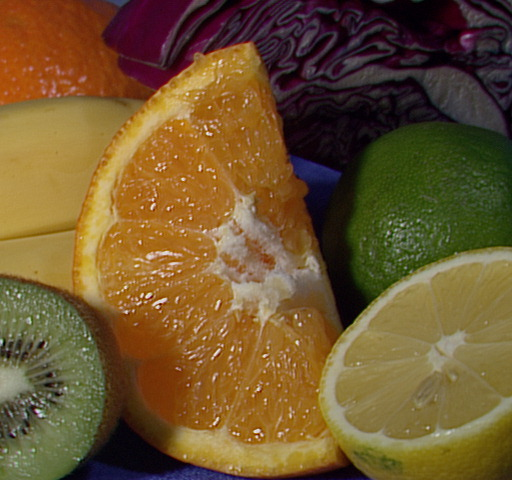
#> input picture data/fruits.jpg, 512 x 480 px
$ jupyter execute --allow-errors histogram_equalization.ipynb
#> lines starting #> are read from the running program, lines starting #| are printed output that depends on the picture
### tests/__init__.py
import ast
import inspect
import os
import random
import re
import textwrap
from typing import Any, Callable, Optional, Union
import unittest

import numpy as np


class IMATestCase(unittest.TestCase):
    def __init__(self, methodName: str = '', **params: Any):
        super().__init__(methodName=methodName)
        self.params = params

    @classmethod
    def eval(cls, tests: Optional[str] = None, verbosity: int = 2, **params: dict[str, Any]) -> unittest.TestResult:
        class _TestCaseClass(cls):
            def __init__(self, methodName: str = ''):
                super().__init__(methodName=methodName, **params)

        if tests is not None:
            suite = unittest.TestSuite()
            suite.addTests([_TestCaseClass(methodName=t) for t in tests.split(',')])
        else:
            suite = unittest.defaultTestLoader.loadTestsFromTestCase(_TestCaseClass)
        runner = unittest.TextTestRunner(verbosity=verbosity)
        return runner.run(suite)

    # [31 lines left out: functions _ast_node_name, inspect_function_dependencies, get_source, seed_everything, not called in this run]

    @staticmethod
    def rpath(path: str) -> str:
        ima_root = os.path.abspath(os.path.join(os.path.dirname(__file__), '..'))
        return os.path.join(ima_root, path)

    # [71 lines left out: functions assertNotCalling, assertCalling, assertCallingAnyOf, assertNoLoops, assertArraysClose, assertArraysEqual, not called in this run]

### tests/test_histogram_equalization.py
import numpy as np
import skimage

from tests import IMATestCase


class TestCreateHistogramEqualizationLut(IMATestCase):

    def test_create_histogram_equalization_lut(self):
        expected_lut = np.array(
            [   0,   0,   2,   5,  10,  17,  28,  40,
               54,  67,  77,  85,  90,  94,  98, 103,
              112, 125, 142, 164, 186, 207, 225, 237,
              246, 250, 253, 254, 254, 254, 254, 255],
            dtype = np.uint8
        )
        a = np.arange(32)
        h = 600 * np.exp(-((a - 8) ** 2) / 4**2) + 1000 * np.exp(-((a - 20) ** 2) / 4**2)
        lut = self.params['create_histogram_equalization_lut_fn'](h)
        self.assertEqual(lut.dtype, np.uint8)
        self.assertArraysClose(lut, expected_lut, atol=1.0, rtol=0.0)


class TestEqualizeHistogram(IMATestCase):

    def test_equalize_histogram(self):
        gray = skimage.util.img_as_ubyte(skimage.io.imread(self.rpath('data/xray.png'), as_gray=True))
        expected_equ = skimage.util.img_as_ubyte(skimage.exposure.equalize_hist(gray))
        equ = self.params['equalize_histogram_fn'](gray)
        self.assertEqual(equ.dtype, np.uint8)
        self.assertArraysClose(equ, expected_equ, atol=1.0, rtol=0.0)


class TestEqualizeHistogramRGBIndep(IMATestCase):

    def test_equalize_histogram_rgb_indep(self):
        expected_equ = skimage.io.imread(self.rpath('tests/data/histogram_equalization-fruits_equalized_indep.png'))
        rgb = skimage.io.imread(self.rpath('data/fruits.jpg'))
        equ = self.params['equalize_histogram_rgb_indep_fn'](rgb)
        self.assertEqual(equ.dtype, np.uint8)
        self.assertArraysClose(equ, expected_equ, atol=1.0, rtol=0.0)


class TestEqualizeHistogramRGBGray(IMATestCase):

    def test_equalize_histogram_rgb_gray(self):
        expected_equ = skimage.io.imread(self.rpath('tests/data/histogram_equalization-fruits_equalized_gray.png'))
        rgb = skimage.io.imread(self.rpath('data/fruits.jpg'))
        equ = self.params['equalize_histogram_rgb_gray_fn'](rgb)
        self.assertEqual(equ.dtype, np.uint8)
        self.assertArraysClose(equ, expected_equ, atol=1.0, rtol=0.0)


class TestCreateLUT(IMATestCase):

    def test_create_lut(self):
        expected_luts = np.loadtxt(
            '../tests/data/histogram_equalization-target_luts.csv',
            dtype=np.uint8,
            delimiter=','
        )
        luts = np.stack([
            self.params['create_lut_fn']([(0, 255), (255, 0)]),
            self.params['create_lut_fn']([(0, 0), (50, 10), (200, 245), (255, 255)]),
            self.params['create_lut_fn']([(0, 0), (100, 0), (101, 255), (255, 255)]),
            self.params['create_lut_fn']([(50, 150), (128, 30), (200, 255)]),
        ])
        self.assertEqual(luts.dtype, np.uint8)
        self.assertArraysClose(luts, expected_luts, atol=1.0, rtol=0.0)

### assignments/histogram_equalization.ipynb
# Histogram equalization for RGB images

- In this assignment, you will apply histogram equalization to RGB color images.
- You will try two methods: application to each channel individually and usage of common equalization based on grayscale image for all channels.
- Also, there is an optional task to implement a function for creating an arbitrary intensity transformation look-up table (LUT).

[cell 1]
import matplotlib.pyplot as plt
import numpy as np
import seaborn as sns
import skimage

import sys; sys.path.append('..')
from tests import test_histogram_equalization

[cell 2]
rgb = skimage.io.imread('../data/fruits.jpg')
#> rgb is the input picture: shape (480, 512, 3); mean R, G, B 110.8, 85.6, 46.2
gray = skimage.util.img_as_ubyte(skimage.color.rgb2gray(rgb))
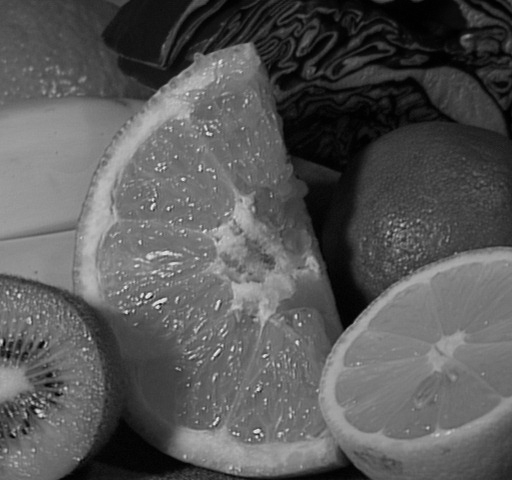
#> gray: shape (480, 512); min 0, max 238, mean 88.1

[cell 3]
fig, axes = plt.subplots(1, 2, figsize=plt.figaspect(0.5), layout='constrained')
axes[0].imshow(rgb)
axes[1].imshow(gray, cmap='gray', vmin=0, vmax=255);
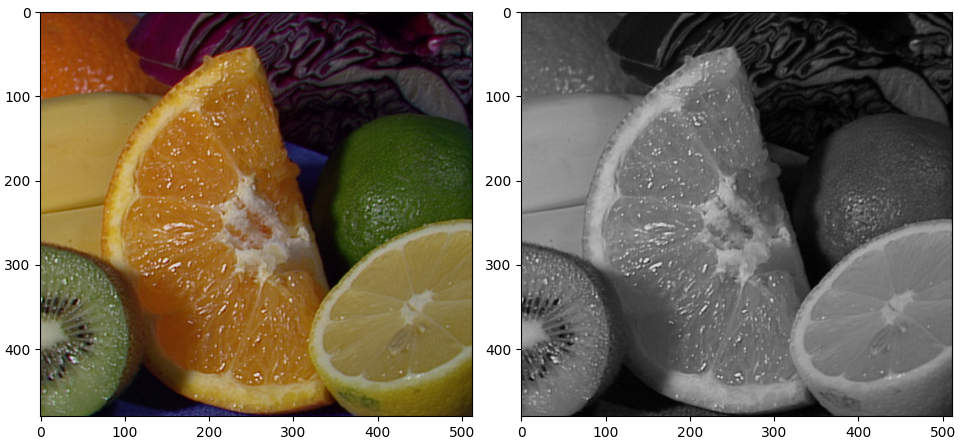
#> figure drawn by matplotlib, 2 panels

# Task 0: prepare functions

Prepare two following functions:
1. `create_histogram_equalization_lut`
2. `histogram_equalization`

Hints:
- You can just copy&paste `create_histogram_equalization_lut` from the [intensity_transformations](../lectures/intensity_transformations.ipynb) lecture notebook.
- Note the usage of the `cdf` function.

[cell 4]
def create_histogram_equalization_lut(h: np.ndarray) -> np.ndarray:
    ########################################
    # TODO: implement

    raise NotImplementedError

    ########################################

    return lut

[cell 5]
test_histogram_equalization.TestCreateHistogramEqualizationLut.eval(create_histogram_equalization_lut_fn=create_histogram_equalization_lut)

Prepare a function called `equalize_histogram`, that will take in a grayscale image (2D matrix) and output an equalized version of it.

[cell 6]
def equalize_histogram(gray: np.ndarray) -> np.ndarray:
    ########################################
    # TODO: implement

    raise NotImplementedError

    ########################################

    return equalized

[cell 7]
test_histogram_equalization.TestEqualizeHistogram.eval(equalize_histogram_fn=equalize_histogram)

The following should show the original grayscale image `gray` and its equalized version.

[cell 8]
fig, axes = plt.subplots(1, 2, figsize=plt.figaspect(0.5), layout='constrained')
axes[0].imshow(gray, cmap='gray', vmin=0, vmax=255)
#> (the rest of this cell did not finish here and is left out)

# Task 1: histogram equalization for R, G and B channels independently

Implement the function `equalize_histogram_rgb_indep`. The function should perform the following steps:
1. Split the R, G and B channels from `rgb`.
2. Equalize each channel independently.
3. Stack them together to form the new equalized `rgb_indep` image.

[cell 9]
def equalize_histogram_rgb_indep(rgb: np.ndarray) -> np.ndarray:
    ########################################
    # TODO: implement

    raise NotImplementedError

    # ENDTODO
    ########################################

[cell 10]
test_histogram_equalization.TestEqualizeHistogramRGBIndep.eval(equalize_histogram_rgb_indep_fn=equalize_histogram_rgb_indep)

#> (a cell that did not finish here is left out)

[cell 12]
fig, axes = plt.subplots(1, 2, figsize=plt.figaspect(0.5), layout='constrained')
axes[0].imshow(rgb)
#> (the rest of this cell did not finish here and is left out)

# Task 2: equalize using transformation LUT computed from grayscale image

Implement the function `equalize_histogram_rgb_gray`. The function should perform the following steps:
1. Convert `rgb` to grayscale (use the `gray` image from above).
2. Compute the histogram equalization lookup table from the grayscale image.
3. Apply this same LUT to every channel of the `rgb` image to form the new `rgb_equ_gray` equalized image.

[cell 13]
def equalize_histogram_rgb_gray(rgb: np.ndarray) -> np.ndarray:
    ########################################
    # TODO: implement

    raise NotImplementedError

    # ENDTODO
    ########################################

[cell 14]
test_histogram_equalization.TestEqualizeHistogramRGBGray.eval(equalize_histogram_rgb_gray_fn=equalize_histogram_rgb_gray)

$ run again, with data/CA10_01.jpg copied over data/fruits.jpg
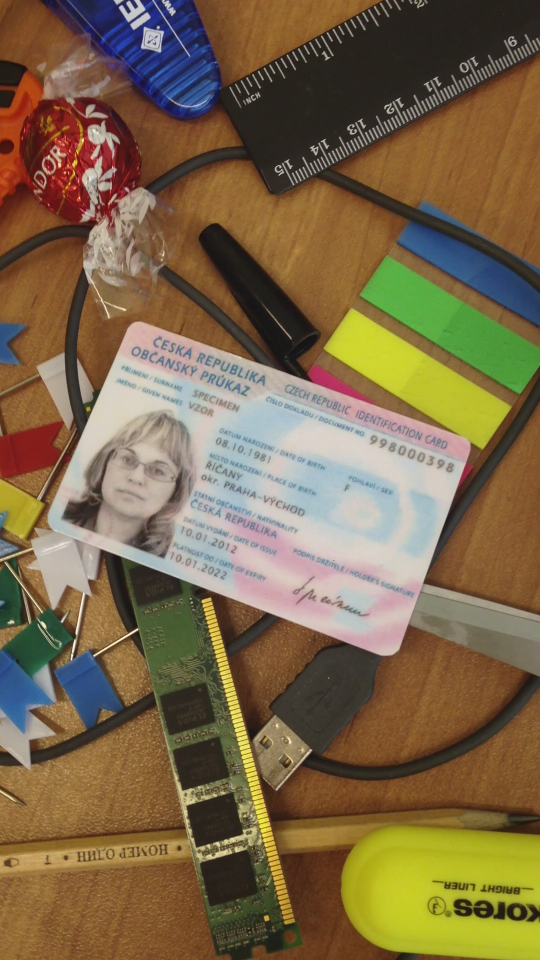
#> input picture data/CA10_01.jpg, 1080 x 1920 px (shown at 1/2 size)
#> rgb is the input picture: shape (1920, 1080, 3); mean R, G, B 124.2, 104.3, 73.1
#> `gray = skimage.util.img_as_ubyte(skimage.color.rgb2gray(rgb))`:
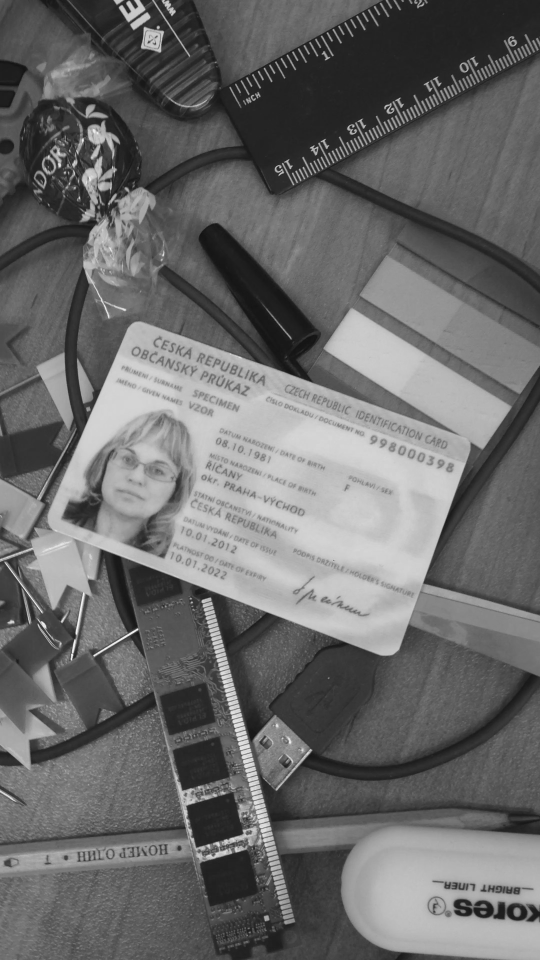
#> gray: shape (1920, 1080) (shown at 1/2 size); min 15, max 252, mean 106.3
#> `[cell 3] fig, axes = plt.subplots(1, 2, figsize=plt.figaspect(0.5), la..`:
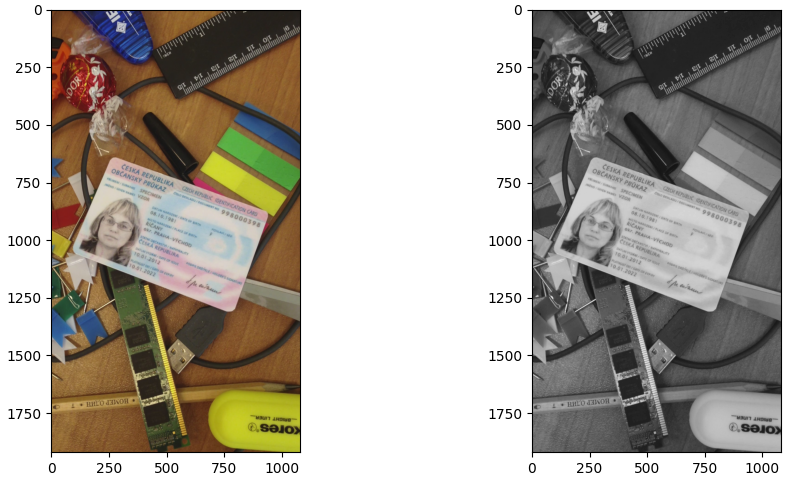
#> figure drawn by matplotlib, 2 panels

$ run again, with data/brunswick3.jpg copied over data/fruits.jpg
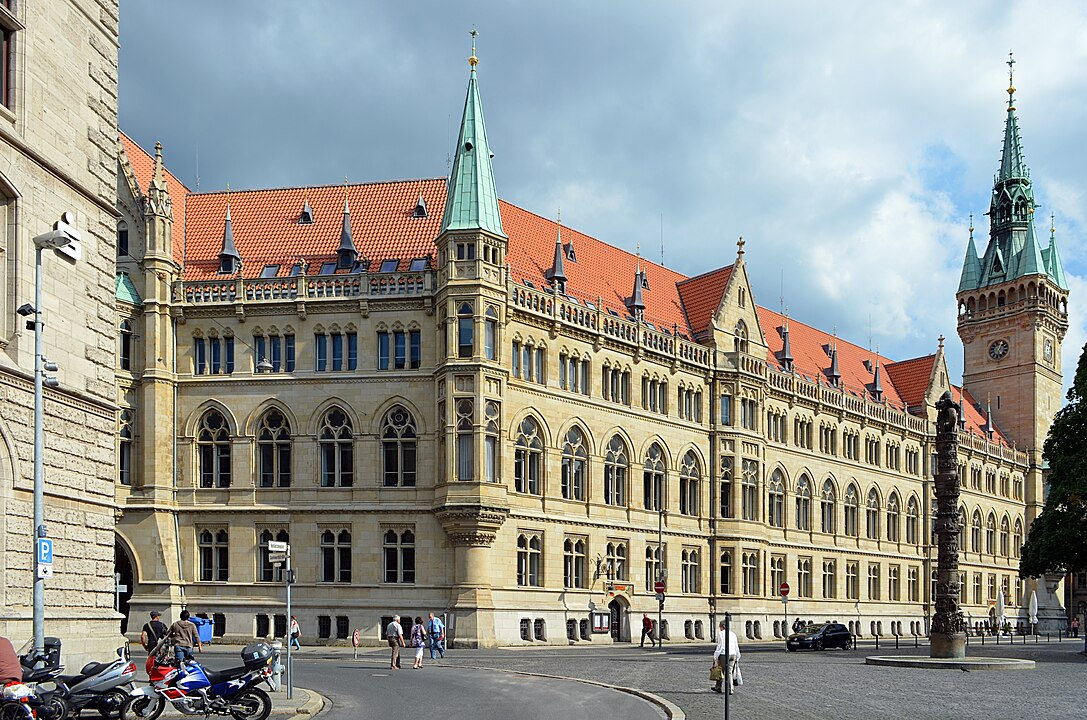
#> input picture data/brunswick3.jpg, 1087 x 720 px
#> rgb is the input picture: shape (720, 1087, 3); mean R, G, B 149, 149.6, 142.9
#> `gray = skimage.util.img_as_ubyte(skimage.color.rgb2gray(rgb))`:
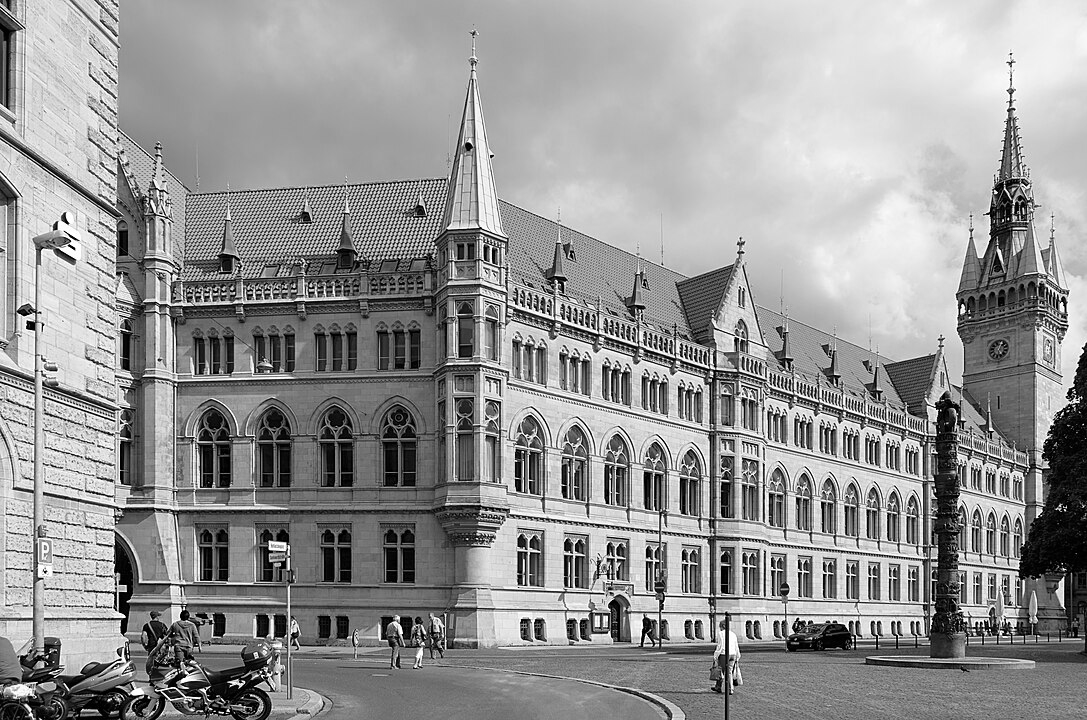
#> gray: shape (720, 1087); min 0, max 255, mean 149
#> `[cell 3] fig, axes = plt.subplots(1, 2, figsize=plt.figaspect(0.5), la..`:
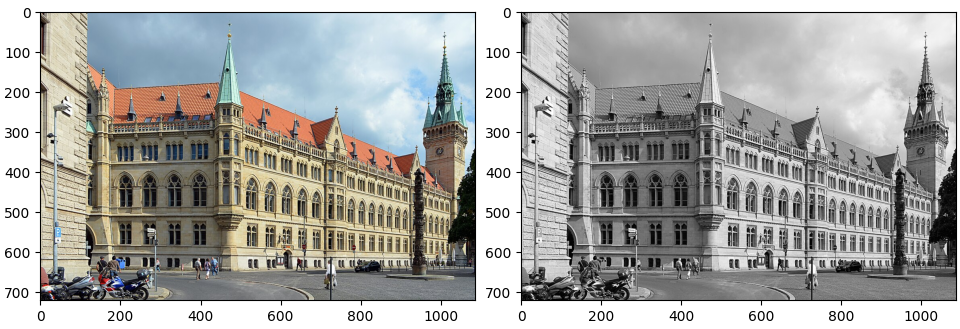
#> figure drawn by matplotlib, 2 panels

$ run again, with data/cave.jpg copied over data/fruits.jpg
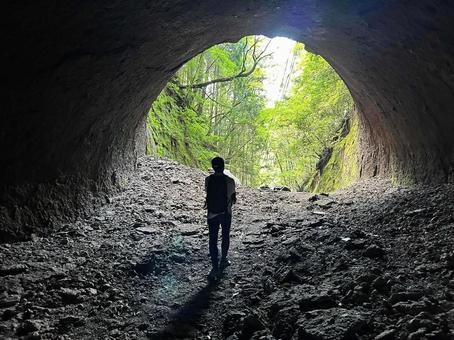
#> input picture data/cave.jpg, 454 x 340 px
#> rgb is the input picture: shape (340, 454, 3); mean R, G, B 69.9, 73.6, 64.1
#> `gray = skimage.util.img_as_ubyte(skimage.color.rgb2gray(rgb))`:
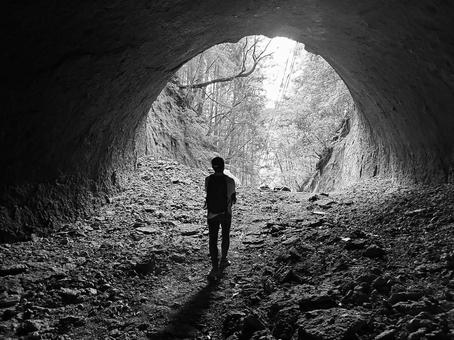
#> gray: shape (340, 454); min 0, max 255, mean 72.2
#> `[cell 3] fig, axes = plt.subplots(1, 2, figsize=plt.figaspect(0.5), la..`:
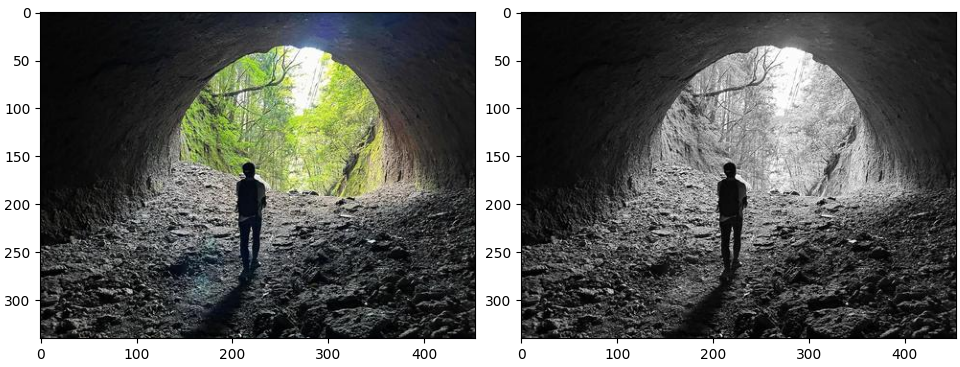
#> figure drawn by matplotlib, 2 panels
